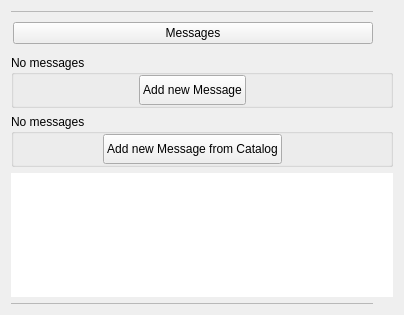
<?xml version="1.0" encoding="UTF-8"?>
<ui version="4.0">
 <class>C_SdBueMessageSelectorWidget</class>
 <widget class="QWidget" name="C_SdBueMessageSelectorWidget">
  <property name="geometry">
   <rect>
    <x>0</x>
    <y>0</y>
    <width>404</width>
    <height>315</height>
   </rect>
  </property>
  <property name="windowTitle">
   <string>Form</string>
  </property>
  <layout class="QVBoxLayout" name="verticalLayout_2">
   <item>
    <layout class="QHBoxLayout" name="pc_HorizontalLayout_3">
     <property name="spacing">
      <number>0</number>
     </property>
     <property name="rightMargin">
      <number>20</number>
     </property>
     <item>
      <widget class="stw::opensyde_gui_elements::C_OgeFraSeparator" name="pc_FramSperatorUp">
       <property name="minimumSize">
        <size>
         <width>0</width>
         <height>1</height>
        </size>
       </property>
       <property name="maximumSize">
        <size>
         <width>16777215</width>
         <height>1</height>
        </size>
       </property>
       <property name="frameShape">
        <enum>QFrame::StyledPanel</enum>
       </property>
       <property name="frameShadow">
        <enum>QFrame::Raised</enum>
       </property>
      </widget>
     </item>
    </layout>
   </item>
   <item>
    <layout class="QHBoxLayout" name="pc_HorizontalLayout_2">
     <property name="spacing">
      <number>0</number>
     </property>
     <property name="rightMargin">
      <number>20</number>
     </property>
     <item>
      <widget class="QWidget" name="pc_MessagesPbWidget" native="true">
       <property name="minimumSize">
        <size>
         <width>0</width>
         <height>30</height>
        </size>
       </property>
       <property name="maximumSize">
        <size>
         <width>16777215</width>
         <height>30</height>
        </size>
       </property>
       <layout class="QHBoxLayout" name="horizontalLayout" stretch="0">
        <property name="spacing">
         <number>0</number>
        </property>
        <property name="leftMargin">
         <number>2</number>
        </property>
        <property name="topMargin">
         <number>0</number>
        </property>
        <property name="rightMargin">
         <number>0</number>
        </property>
        <property name="bottomMargin">
         <number>0</number>
        </property>
        <item>
         <widget class="stw::opensyde_gui_elements::C_OgePubTreeWidgetRoot" name="pc_PbTreeWidgetRoot">
          <property name="text">
           <string>Messages</string>
          </property>
          <property name="icon">
           <iconset>
            <normalon>:/images/system_definition/IconMessage.svg</normalon>
           </iconset>
          </property>
         </widget>
        </item>
       </layout>
      </widget>
     </item>
    </layout>
   </item>
   <item>
    <spacer name="pc_VerticalSpacer_2">
     <property name="orientation">
      <enum>Qt::Vertical</enum>
     </property>
     <property name="sizeType">
      <enum>QSizePolicy::Fixed</enum>
     </property>
     <property name="sizeHint" stdset="0">
      <size>
       <width>20</width>
       <height>1</height>
      </size>
     </property>
    </spacer>
   </item>
   <item>
    <widget class="stw::opensyde_gui_elements::C_OgeGbxTransparent" name="pc_GroupBoxNoMessages">
     <property name="title">
      <string>No messages</string>
     </property>
     <layout class="QHBoxLayout" name="horizontalLayout_2" stretch="1,0,1">
      <property name="spacing">
       <number>0</number>
      </property>
      <property name="leftMargin">
       <number>0</number>
      </property>
      <property name="topMargin">
       <number>0</number>
      </property>
      <property name="rightMargin">
       <number>19</number>
      </property>
      <property name="bottomMargin">
       <number>0</number>
      </property>
      <item>
       <spacer name="horizontalSpacer">
        <property name="orientation">
         <enum>Qt::Horizontal</enum>
        </property>
        <property name="sizeHint" stdset="0">
         <size>
          <width>40</width>
          <height>20</height>
         </size>
        </property>
       </spacer>
      </item>
      <item>
       <widget class="stw::opensyde_gui_elements::C_OgePubOptions" name="pc_PbAddMessage">
        <property name="minimumSize">
         <size>
          <width>0</width>
          <height>30</height>
         </size>
        </property>
        <property name="maximumSize">
         <size>
          <width>16777215</width>
          <height>30</height>
         </size>
        </property>
        <property name="text">
         <string>Add new Message</string>
        </property>
       </widget>
      </item>
      <item>
       <spacer name="horizontalSpacer_2">
        <property name="orientation">
         <enum>Qt::Horizontal</enum>
        </property>
        <property name="sizeHint" stdset="0">
         <size>
          <width>0</width>
          <height>0</height>
         </size>
        </property>
       </spacer>
      </item>
     </layout>
    </widget>
   </item>
   <item>
    <widget class="stw::opensyde_gui_elements::C_OgeGbxTransparent" name="pc_GroupBoxNoMessagesFromCatalog">
     <property name="title">
      <string>No messages</string>
     </property>
     <layout class="QHBoxLayout" name="horizontalLayout_3" stretch="1,0,1">
      <property name="spacing">
       <number>0</number>
      </property>
      <property name="leftMargin">
       <number>0</number>
      </property>
      <property name="topMargin">
       <number>0</number>
      </property>
      <property name="rightMargin">
       <number>19</number>
      </property>
      <property name="bottomMargin">
       <number>0</number>
      </property>
      <item>
       <spacer name="horizontalSpacer_3">
        <property name="orientation">
         <enum>Qt::Horizontal</enum>
        </property>
        <property name="sizeHint" stdset="0">
         <size>
          <width>40</width>
          <height>20</height>
         </size>
        </property>
       </spacer>
      </item>
      <item>
       <widget class="stw::opensyde_gui_elements::C_OgePubOptions" name="pc_PbAddMessageFromCatalog">
        <property name="minimumSize">
         <size>
          <width>0</width>
          <height>30</height>
         </size>
        </property>
        <property name="maximumSize">
         <size>
          <width>16777215</width>
          <height>30</height>
         </size>
        </property>
        <property name="text">
         <string>Add new Message from Catalog</string>
        </property>
        <property name="iconSize">
         <size>
          <width>16</width>
          <height>16</height>
         </size>
        </property>
       </widget>
      </item>
      <item>
       <spacer name="horizontalSpacer_4">
        <property name="orientation">
         <enum>Qt::Horizontal</enum>
        </property>
        <property name="sizeHint" stdset="0">
         <size>
          <width>0</width>
          <height>0</height>
         </size>
        </property>
       </spacer>
      </item>
     </layout>
    </widget>
   </item>
   <item>
    <widget class="stw::opensyde_gui::C_SdBueMessageSelectorTreeWidget" name="pc_MessageTreeWidget">
     <property name="sizePolicy">
      <sizepolicy hsizetype="Expanding" vsizetype="Maximum">
       <horstretch>0</horstretch>
       <verstretch>0</verstretch>
      </sizepolicy>
     </property>
     <property name="frameShape">
      <enum>QFrame::NoFrame</enum>
     </property>
     <attribute name="headerVisible">
      <bool>false</bool>
     </attribute>
     <column>
      <property name="text">
       <string notr="true">1</string>
      </property>
     </column>
    </widget>
   </item>
   <item>
    <layout class="QVBoxLayout" name="verticalLayout">
     <property name="spacing">
      <number>0</number>
     </property>
     <property name="rightMargin">
      <number>20</number>
     </property>
     <item>
      <widget class="stw::opensyde_gui_elements::C_OgeFraSeparator" name="pc_FramSperatorBottom">
       <property name="minimumSize">
        <size>
         <width>0</width>
         <height>1</height>
        </size>
       </property>
       <property name="maximumSize">
        <size>
         <width>16777215</width>
         <height>1</height>
        </size>
       </property>
       <property name="frameShape">
        <enum>QFrame::StyledPanel</enum>
       </property>
       <property name="frameShadow">
        <enum>QFrame::Raised</enum>
       </property>
      </widget>
     </item>
     <item>
      <spacer name="verticalSpacer">
       <property name="orientation">
        <enum>Qt::Vertical</enum>
       </property>
       <property name="sizeHint" stdset="0">
        <size>
         <width>1</width>
         <height>1</height>
        </size>
       </property>
      </spacer>
     </item>
    </layout>
   </item>
   <item>
    <spacer name="pc_VerticalSpacer">
     <property name="orientation">
      <enum>Qt::Vertical</enum>
     </property>
     <property name="sizeHint" stdset="0">
      <size>
       <width>1</width>
       <height>0</height>
      </size>
     </property>
    </spacer>
   </item>
  </layout>
 </widget>
 <customwidgets>
  <customwidget>
   <class>stw::opensyde_gui_elements::C_OgeFraSeparator</class>
   <extends>QFrame</extends>
   <header>C_OgeFraSeparator.hpp</header>
   <container>1</container>
  </customwidget>
  <customwidget>
   <class>stw::opensyde_gui_elements::C_OgeGbxTransparent</class>
   <extends>QGroupBox</extends>
   <header>C_OgeGbxTransparent.hpp</header>
   <container>1</container>
  </customwidget>
  <customwidget>
   <class>stw::opensyde_gui_elements::C_OgePubOptions</class>
   <extends>QPushButton</extends>
   <header>C_OgePubOptions.hpp</header>
  </customwidget>
  <customwidget>
   <class>stw::opensyde_gui::C_SdBueMessageSelectorTreeWidget</class>
   <extends>QTreeWidget</extends>
   <header>C_SdBueMessageSelectorTreeWidget.hpp</header>
  </customwidget>
  <customwidget>
   <class>stw::opensyde_gui_elements::C_OgePubTreeWidgetRoot</class>
   <extends>QPushButton</extends>
   <header>C_OgePubTreeWidgetRoot.hpp</header>
  </customwidget>
 </customwidgets>
 <tabstops>
  <tabstop>pc_PbTreeWidgetRoot</tabstop>
  <tabstop>pc_PbAddMessage</tabstop>
  <tabstop>pc_MessageTreeWidget</tabstop>
 </tabstops>
 <resources/>
 <connections/>
</ui>
